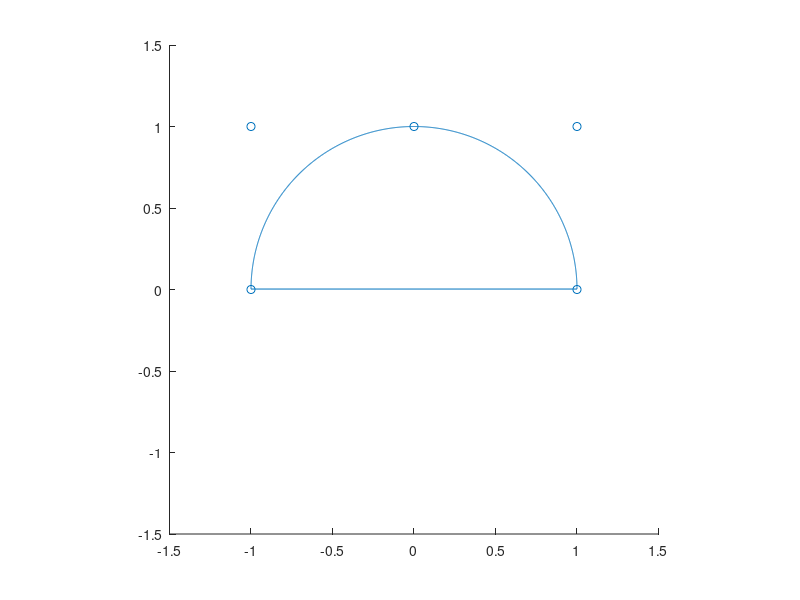

The MATLAB source for this figure:
% order
p = 2;
% number of control points/basis functions
n = 5;
% size of knot vector
k = n+p+1;
% actual knot vector
t = [0,0,0,0.5,0.5,1,1,1];

% circle
P = [1,1,0,-1,-1;
    0,1,1,1,0];


w = [1,sqrt(2)/2,1,sqrt(2)/2,1];

%% Now let's evaluate the basis functions
% iter is number of basis functions to evaluate for each N
iter = n+p;
% N contains all basis functions of all orders
N = cell(n + p,p);
% Evaluation points
ev = 1000;
% tmp is the temporary holder for the evaluation of a given basis function
tmp = zeros(1,ev);
% basis functions of 1 order lower at i and i+1
tmpm=tmp;
tmpp=tmp;
% xi is the knot value
xi = linspace(min(t),max(t),ev);

% Outer loop goes from order 0 -> order P basis functions
for i = 1:p+1
%   Inner loop evaluates the basis functions
    for j = 1:iter
%       Get lower order basis functions
        if i>1
            tmpm = N{j,i-1};
            tmpp = N{j+1,i-1};
        end
%       Loop over knot values to eval
        for kk = 1:ev
%           Evaluate 0th order basis fns
            if i==1
                if xi(kk)<= t(j+1)&& xi(kk)>=t(j)
                    tmp(kk) = 1;
                else
                    tmp(kk) = 0;
                end
%           Evaluate the ith order basis function    
            else
                tmp(kk) = 0;
%               This is to deal with repeated knots
                if t(j+i-1)~=t(j)
                    tmp(kk) = (xi(kk) - t(j)  )/(t(j+i-1) - t(j)  )*tmpm(kk);
                end
                if t(j+i) ~= t(j+1)
                    tmp(kk) = tmp(kk) + (t(j+i) - xi(kk))/(t(j+i  ) - t(j+1))*tmpp(kk);
                end
            end
        end
        N{j,i} = tmp;
    end
    iter = iter-1;
end
% Get the weighted basis fns
R = cell(1,n);
Nw = zeros(1,ev);

% Denominator (2.27 in ch. 2)
for i = 1:n
    Nw = Nw + N{i,end}*w(i);
end

for i = 1:n
    R{i} = N{i,end}*w(i)./Nw;
end

% We only want to evaluate these functions in the knot spans between p+1
% and n+1

% Evaluate using control points
uu = zeros(1,ev);
vv = uu;
track = [];
for i = 1:n
    tmp = R{i};
    for j = 1:ev
%       Only eval on above knot spans
        if xi(j)>t(p+1)&&xi(j)<t(n+1)
            uu(j) = uu(j) + tmp(j)*P(1,i);
            vv(j) = vv(j) + tmp(j)*P(2,i);
%       Keep track of these spots for removal
        else
            track = horzcat(track,j);
        end
    end
end
% Remove unused points
uu(track) = [];
vv(track) = [];
% Close loop
uu = horzcat(uu,uu(1));
vv = horzcat(vv,vv(1));

hold on;
plot(uu,vv)
scatter(P(1,:),P(2,:))
axis([-1.5,1.5,-1.5,1.5])
pbaspect([1,1,1]);
hold off;
%% plot basis functions
% % for i = 1:n
% %     plot(xi,N{i,end})
% %     hold on
% % end
% % axis([-.1,1.1,-.1,1.1])
